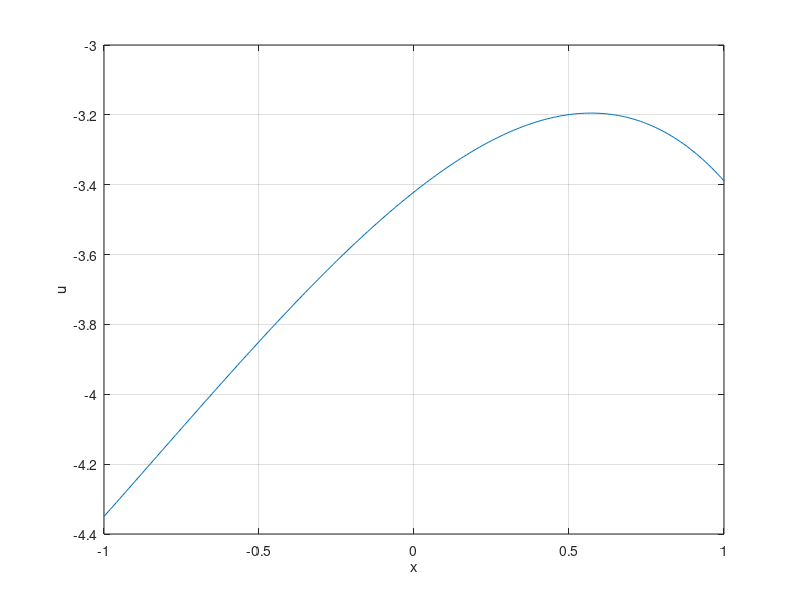

MATLAB code for this plot:
%{
Solve
−3u′′(x) + exp(x) u(x) = x − 1 , x ∈ (−1, 1) ,
u′(−1) = 1, u′(1) = −1,
by means of the Galerkin finite element method
where i = 0, . . . , n, n = 200, h = 2/n .
%}
clear
n = 200;
h = 2/n;
x = -1:h:1;
A = zeros(n+1,n+1);
y = zeros(1, n+1);
A(1,1) = 3/h + h/2*exp(x(1));
A(1,2) = -3/h;
y(1) = h/2*(x(1)-1) - 3;
for i = 2:n
    A(i,i-1) = -3/h;
    A(i,i)   = 6/h+h*exp(x(i));
    A(i,i+1) = -3/h;
    y(i)     = h*(x(i)-1);
end
A(n+1,n)   = -3/h;
A(n+1,n+1) = 3/h + h/2*exp(x(n+1));
y(n+1)     = h/2*(x(n+1)-1) - 3;
%%
u=A\y';
plot(x,u)
xlabel('x')
ylabel('u')
grid on